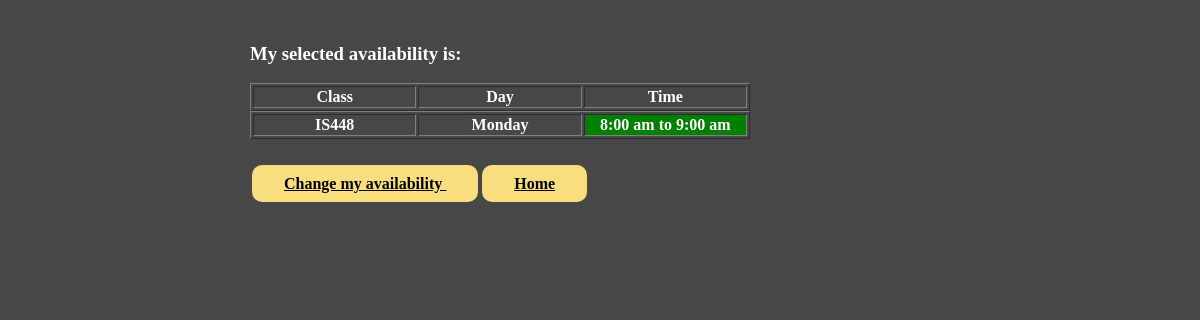
The page /myavailability.php (signed in) on the database its author committed.
### tables this page shows
CREATE TABLE IF NOT EXISTS `schedule` (
  `schedule_id` int(11) NOT NULL AUTO_INCREMENT,
  `username` varchar(30) NOT NULL,
  `tutor_name` varchar(50) DEFAULT NULL,
  `email_address` varchar(100) DEFAULT NULL,
  `class_title` varchar(40) DEFAULT NULL,
  `week_day` varchar(40) DEFAULT NULL,
  `available_time` varchar(50) DEFAULT NULL,
  PRIMARY KEY (`schedule_id`)
);

### myavailability.php (the view, shortened to what this page needs)
<!DOCTYPE html>
<html lang="EN">
<head>
	<link rel="stylesheet" type="text/css" href="form.css" />
</head>
<body>
 <?php
	$db = mysqli_connect("studentdb-maria.gl.umbc.edu","steven16","steven16","steven16");
	$login_session=$_SESSION['login_user'];
    $constructed_query = "SELECT * FROM schedule WHERE username= '$login_session'";
	?>
     <h3> My selected availability is: </h3>
     <table border = "1" width="500">
		<tr>
		    <th width="100">Class</th>
			<th width="100">Day</th>
			<th width="100">Time</th>
	    </tr>
		</table>
    <?php
    $result = mysqli_query($db, $constructed_query);
    while ($row_array = mysqli_fetch_array ($result))
      {
 ?>
<table border = "1" width="500">
<tr>
    <th width="100"> <?php echo "$row_array[class_title]";?> </th>
	<th width="100"> <?php echo "$row_array[week_day]";?> </th>
	<th width="100" class="green"> <?php echo"$row_array[available_time]"; ?> </th>
</tr>
</table>
<?php
    }
?>
<br /> <br/>
<a href="changeavailable.php" class = "buttons"> Change my availability </a>
<a class= "buttons" href="profile.php"> Home </a>  <br /> <br/>
</body>
</html>

### form.css (style rules this page uses)
body { background-color: #474747; color: white; padding: 0.5em; margin: 1em auto; width: 700px; }
.buttons { background-color: #F8DE7E; font:arial; color: black; font-weight: bold; padding: 10px 32px; border-radius: 10px; margin-left: 2px; margin-right: 2px; }
.green { background-color: green; }

### rows shown on the page
schedule: class_title "IS448", week_day "Monday", available_time "8:00 am to 9:00 am"
